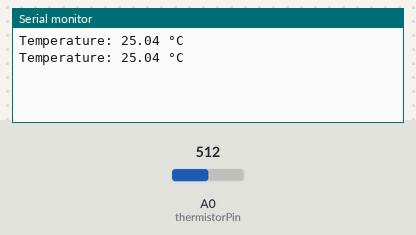
Bench run of a sketch on a simulated Arduino Uno, built with avr-gcc and run on an emulated ATmega328P. Shown: the last lines printed to the serial monitor. Inputs (shaded band) come from the test bench; at power-on: A0 (thermistorPin) = 512.

Above: at 1.8 s.
1.9 s: A0 (thermistorPin) set to 716
At 2.8 s:
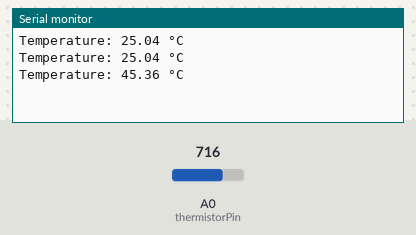
3.4 s: A0 (thermistorPin) set to 900
At 4.8 s:
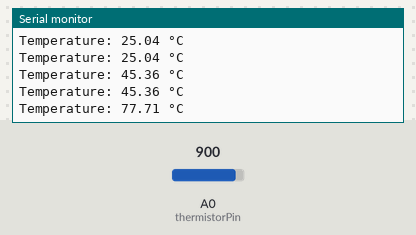
Timing chart, 0 to 6.4 s (numbered marks = the images above; inputs shaded):
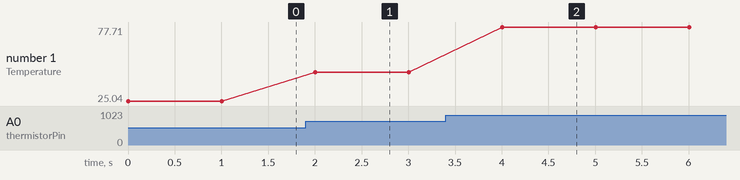

Measured:
- after the input at 1.9 s, the serial monitor: prints a new line after 0.10 s (image 1)
- after the input at 3.4 s, the serial monitor: prints a new line after 0.60 s (image 2)
- plotted number 1: 25.04 → 45.36 after the input at 1.9 s, 45.36 → 77.71 after the input at 3.4 s

The sketch:

day8-TemperatureSensorDisplay.ino
```cpp
const int thermistorPin = A0;
const float R0 = 10000.0;     // 10kΩ resistor
const float BETA = 3950.0;    // Typical thermistor value

void setup() {
  // put your setup code here, to run once:
  Serial.begin(9600);
}

void loop() {
  int adcValue = analogRead(thermistorPin);
  float voltage = adcValue * (5.0 / 1023.0);

  float resistance = R0 * (5.0 / voltage - 1.0);

  float tempK = 1.0 / ( (1.0 / 298.15) + (1.0 / BETA) * log(resistance / R0) );
  float tempC = tempK - 273.15;

  Serial.print("Temperature: ");
  Serial.print(tempC);
  Serial.println(" °C");

  delay(1000);
}
```
